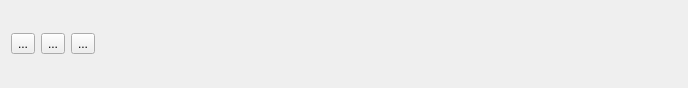
<?xml version="1.0" encoding="UTF-8"?>
<ui version="4.0">
 <class>PlayerControl</class>
 <widget class="QWidget" name="PlayerControl">
  <property name="geometry">
   <rect>
    <x>0</x>
    <y>0</y>
    <width>688</width>
    <height>88</height>
   </rect>
  </property>
  <property name="sizePolicy">
   <sizepolicy hsizetype="Preferred" vsizetype="Fixed">
    <horstretch>0</horstretch>
    <verstretch>0</verstretch>
   </sizepolicy>
  </property>
  <layout class="QHBoxLayout" name="horizontalLayout">
   <item>
    <widget class="QToolButton" name="previousFrameButton">
     <property name="text">
      <string>...</string>
     </property>
    </widget>
   </item>
   <item>
    <widget class="QToolButton" name="playPauseButton">
     <property name="text">
      <string>...</string>
     </property>
    </widget>
   </item>
   <item>
    <widget class="QToolButton" name="nextFrameButton">
     <property name="text">
      <string>...</string>
     </property>
    </widget>
   </item>
   <item>
    <widget class="qtDoubleSlider" name="scrubber" native="true">
     <property name="sizePolicy">
      <sizepolicy hsizetype="Preferred" vsizetype="Fixed">
       <horstretch>0</horstretch>
       <verstretch>0</verstretch>
      </sizepolicy>
     </property>
    </widget>
   </item>
  </layout>
 </widget>
 <customwidgets>
  <customwidget>
   <class>qtDoubleSlider</class>
   <extends>QWidget</extends>
   <header location="global">qtDoubleSlider.h</header>
   <container>1</container>
  </customwidget>
 </customwidgets>
 <resources/>
 <connections/>
</ui>
